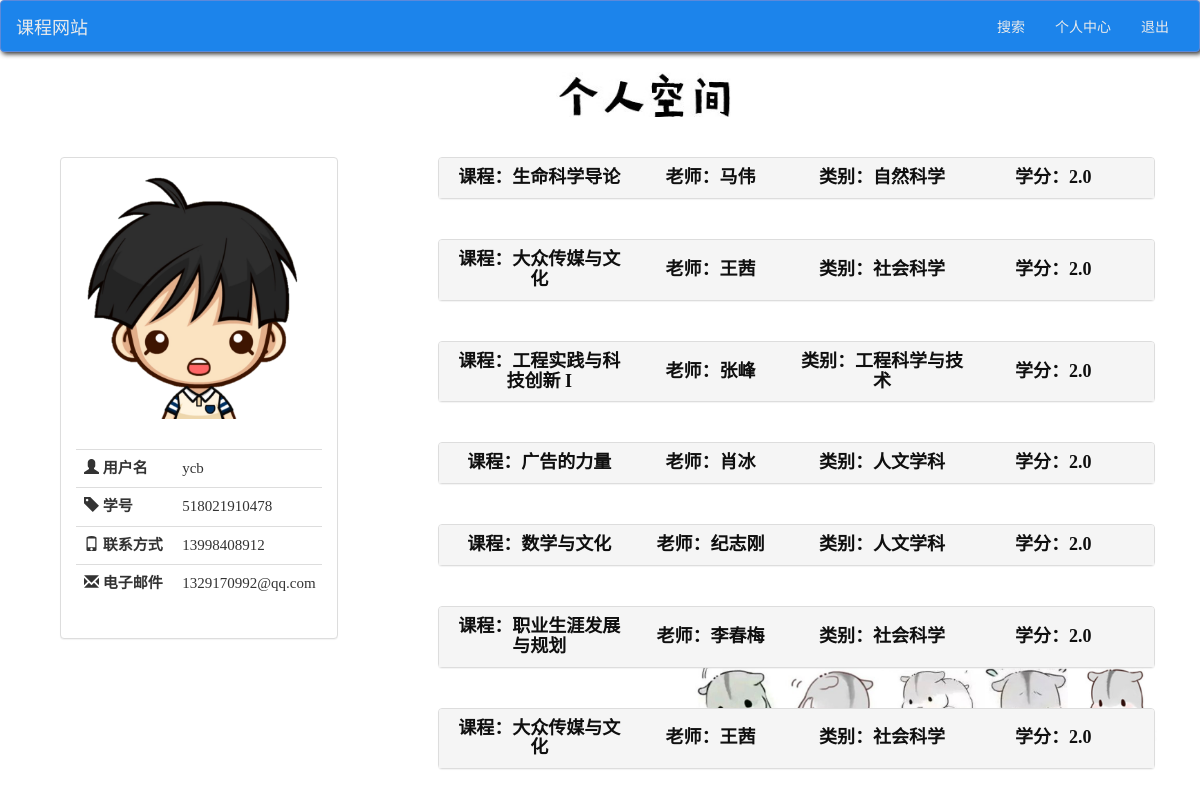
Screenshot of /my_account/ (signed in) with the database file from the repository.
### log_sign/models.py (models this page shows)
class normal_user(models.Model):
    user = models.OneToOneField(User, on_delete=models.CASCADE)
    student_number = models.CharField(blank=True, max_length=50)
    phone = models.CharField(blank=True, max_length=50)
    class Meta:
        verbose_name_plural = 'normal_user'

### course_search_judgement/models.py (models this page shows)
class judgement_system(models.Model):
    name = models.ForeignKey(normal_user, on_delete=models.CASCADE)
    course = models.ForeignKey(course, on_delete=models.CASCADE)
    create_date = models.DateTimeField(default=datetime.datetime.now())
    recommend_mark = models.DecimalField(max_digits=2, decimal_places=0)  # 推荐程度
    hard_core_mark = models.DecimalField(max_digits=2, decimal_places=0)  # 硬核程度
    mark_of_interest = models.DecimalField(max_digits=2, decimal_places=0)  # 无聊程度
    time_for_homework = models.CharField(max_length=100, null=False)  # 平时作业及用时
    the_constitution_of_grade = models.CharField(max_length=50, null=False)  # 综合分数组成
    comment_of_the_course = models.CharField(max_length=300, null=False)  # 课程体验及评价
    comment_of_the_teacher = models.CharField(max_length=300, null=False)  # 教师评价
    number_of_thumb_up = models.DecimalField(max_digits=3, decimal_places=0, default=0)  # 点赞的数目

class course(models.Model):
    name = models.CharField(max_length=20, null=False)
    teacher = models.CharField(max_length=10, null=False)
    credit = models.DecimalField(max_digits=10, decimal_places=1)
    type = models.CharField(max_length=20)

### my_account/views.py (the view)
# urls.py: path('', views.my_account, name='my_account'),
def my_account(request):
    user = request.user
    user_ = normal_user.objects.filter(user=user)
    user_id = user_[0].id
    judges = judgement_system.objects.filter(name_id=user_id)
    normal_user_ = normal_user.objects.filter(id=user_id)
    judges.student_number = normal_user_[0].student_number
    judges.phone = normal_user_[0].phone
    auth_ = User.objects.filter(id=normal_user_[0].user_id)
    judges.email = auth_[0].email
    judges.username = auth_[0].username
    for judge in judges:
        my_course = course.objects.filter(id=judge.course_id)
        judge.course_name = my_course[0].name
        judge.course_teacher = my_course[0].teacher
        judge.course_type = my_course[0].type
        judge.course_credit = my_course[0].credit
    for judge in judges:
        thumb_ = thumb_up.objects.filter(user_id_id=user_id, judgement_id_id=judge.id)
        if thumb_:
            judge.tb = 1
        else:
            judge.tb = 0
    return render(request, 'my_account.html', {'my_account': judges})

### templates/my_account.html (shortened to what this page needs)
{% extends 'log_sign/base.html' %}
{% load static %}
{% block css %}
    <link href="//cdn.bootcss.com/bootstrap/3.3.6/css/bootstrap.min.css" rel="stylesheet">
    <link href="{% static 'bootstrap/css/star-rating.css'%}" media="all" rel="stylesheet" type="text/css"/>
    <link href="{% static 'css/my_account.css' %}" rel="stylesheet"/>
{% endblock %}
{% block content %}
    <div class="row" style="margin-left:5vw;margin-top: 20px;margin-bottom: 20px">
        <div class="col-md-4 col-lg-offset-5 ">
            <img src={% static "/img/pendant_1.png" %} alt="个人空间" style="width:15vw;">
        </div>
    </div>
    <div class="row" style="margin-top: 10px">
    <div class="col-md-3" id="user-box">
    <div class="panel panel-default">
        <div class="panel-body">
            <img src={% static "/img/user.png" %} alt="头像">
        </div>
        <div class="panel-body">
            <table class="table table-borderless" style="table-layout: fixed;">
                <tr>
                    <td colspan="2"><span class="glyphicon glyphicon-user"></span> <p style="font-weight:bolder;display: inline">用户名</p></td>
                    <td colspan="3">{{ my_account.username }}</td>
                </tr>
                <tr>
                    <td colspan="2"><span class="glyphicon glyphicon-tag"></span> <p style="font-weight:bolder;display: inline">学号</p></td>
                    <td colspan="3">{{ my_account.student_number }}</td>
                </tr>
                <tr>
                    <td colspan="2"><span class="glyphicon glyphicon-phone"></span> <p style="font-weight:bolder;display: inline">联系方式</p></td>
                    <td colspan="3">{{ my_account.phone }}</td>
                </tr>
                <tr>
                    <td colspan="2"><span class="glyphicon glyphicon-envelope"></span> <p style="font-weight:bolder;display: inline">电子邮件</p></td>
                    <td colspan="3">{{ my_account.email }}</td>
                </tr>
            </table>
        </div>
    </div>
    </div>
    <div class="col-md-7" style="padding: 0;margin-right: 5vw;float: right;display: inline">
    {% for judge in my_account %}
    <div class="col-md-7" id="content-box">
            <div class="panel-group" id="accordion{{judge.id}}">
                <div class="panel panel-default">
                    <div class="panel-heading">
                        <h4 class="panel-title">
                            <a id= "course-info" data-toggle="collapse" data-parent="#accordion{{ judge.id }}"  href="#collapse{{ judge.id }}">
                                <table class="title" style="table-layout: fixed; font-family: 宋体;font-weight: bold;">
                                    <tr>
                                        <td>课程：{{ judge.course_name }}</td>
                                        <td>老师：{{ judge.course_teacher }}</td>
                                        <td>类别：{{ judge.course_type }}</td>
                                        <td>学分：{{ judge.course_credit }}</td>
                                    </tr>
                                </table>
                            </a>
                        </h4>
                    </div>
                </div>
            </div>
        </div>
    {% endfor %}
    <div class="col-md-4 col-md-offset-4" id="pic-box">
        <img src={% static "/img/仓鼠.png" %} alt="装饰图片" style="position: fixed;bottom: 30px;width: 40%;display: inline-block">
    </div>
    </div>
    </div>
{% endblock %}

### static/css/my_account.css (style rules this page uses)
#content-box { margin-top: 20px; margin-right: 0; margin-left: 0; padding: 0; display: inline; z-index: 10; width: 100%; }
#user-box { margin-top: 20px; display: inline; float:left; margin-left: 5vw; }
img { width: 100%; }
#course-info { font-size: 20px; font-family: "微软雅黑 Light"; font-weight: bold; text-decoration: none; }
#course-info:link { color: #0f0f0f; }
.title { width: 100%; text-align: center; font-size: 18px; }
.table { font-size: 15px; font-family: 宋体; }
body { position: relative; }

### rows the page displays
normal_user: student_number "518021910478", phone "13998408912"
judgement_system: course_name "生命科学导论", course_teacher "马伟", course_type "自然科学", course_credit "2.0"
judgement_system: course_name "大众传媒与文化", course_teacher "王茜", course_type "社会科学", course_credit "2.0"
judgement_system: course_name "工程实践与科技创新 I", course_teacher "张峰", course_type "工程科学与技术", course_credit "2.0"
judgement_system: course_name "广告的力量", course_teacher "肖冰", course_type "人文学科", course_credit "2.0"
judgement_system: course_name "数学与文化", course_teacher "纪志刚", course_type "人文学科", course_credit "2.0"
judgement_system: course_name "职业生涯发展与规划", course_teacher "李春梅", course_type "社会科学", course_credit "2.0"
judgement_system: course_name "大众传媒与文化", course_teacher "王茜", course_type "社会科学", course_credit "2.0"

### other values shown
{{ my_account.username }} "ycb"
{{ my_account.email }} "1329170992@qq.com"
